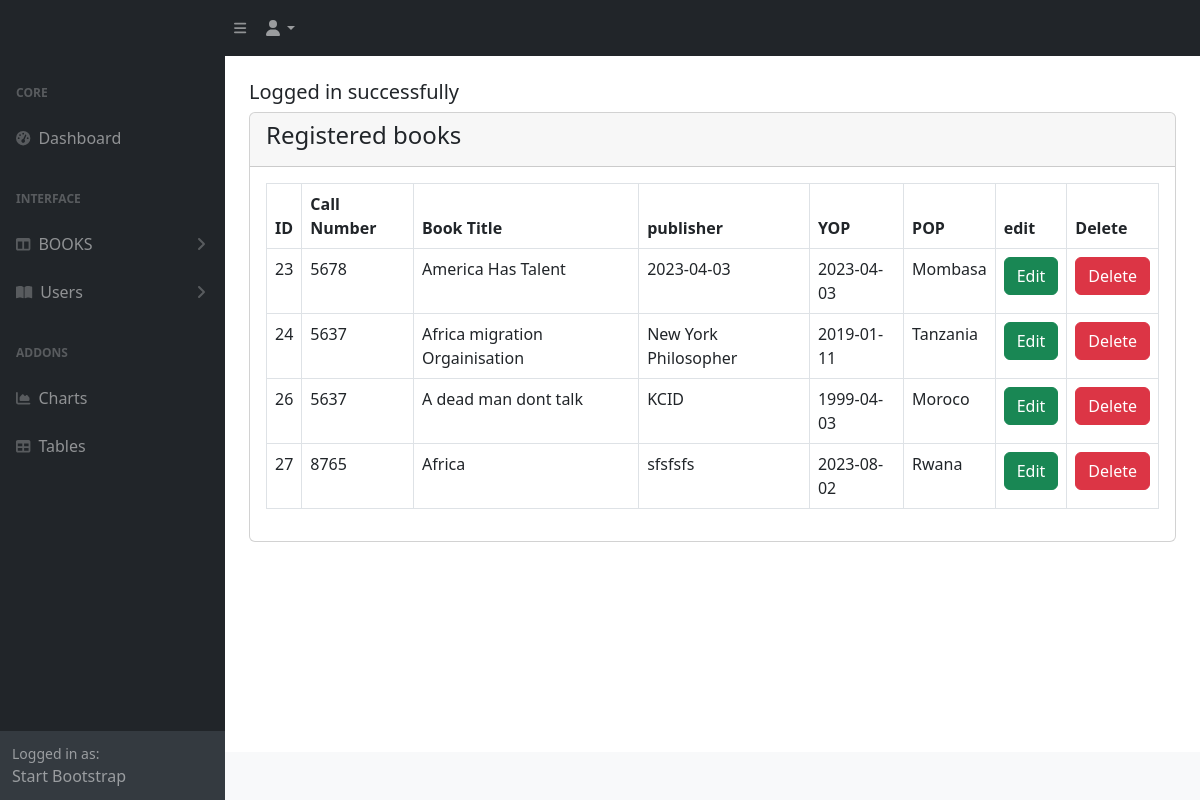
The app's page /admin/viewbooks.php (signed in) with its own data.
### tables this page shows
CREATE TABLE `bookstore` (
  `id` int(255) NOT NULL,
  `callnumber` int(11) NOT NULL,
  `booktitle` varchar(255) NOT NULL,
  `publisher` varchar(255) NOT NULL,
  `yearofpublication` date NOT NULL,
  `placeofpublication` varchar(255) NOT NULL
);

### config/DatabaseConnection.php (called while the page is built, shortened)
<?php
class Databaseconnection
{
    public function __construct()
    {
        $conn = new  mysqli(DB_HOST, DB_USER, DB_PASSWORD, DB_NAME);
        return $this->conn = $conn;
    }
}
?>

### admin/controller/BookController.php (called while the page is built, shortened)
<?php
class BookController
{
    public function __construct()
    {
        $db = new DatabaseConnection;
        $this->conn = $db->conn;
    }
    public function index()
    {
        $bookQuery = "SELECT * FROM bookstore";
        $result = $this->conn->query($bookQuery);
        if($result->num_rows){
            return $result;
        }else{
            return false;
        }
    }
}
?>

### admin/viewbooks.php (the view, shortened to what this page needs)
<?php
include_once('controller/BookController.php');
include('includes/header.php');
?>
<div class="container-fluid px-4">
    <div class="row mt-4">
        <div class="col-md-12">
            <?php include('../message.php'); ?>
            <div class="card">
                <div class="card-header">
                    <h4>Registered books</h4>
                </div>
                <div class="card-body">
                    <div class="table-responsive">
                        <table class="table table-bordered">
                            <thead>
                                <tr>
                                    <th>ID</th>
                                    <th>Call Number</th>
                                    <th>Book Title</th>
                                    <th>publisher</th>
                                    <th>YOP</th>
                                    <th>POP</th>
                                    <th>edit</th>
                                    <th>Delete</th>
                                </tr>
                            </thead>
                            <tbody>
                                <?php
                                    $book = new BookController;
                                    $result = $book->index();
                                    if($result){
                                        foreach($result as $row){
                                            ?>
                                                <tr>
                                                    <td><?= $row['id'] ?></td>
                                                    <td><?= $row['callnumber'] ?></td>
                                                    <td><?= $row['booktitle'] ?></td>
                                                    <td><?= $row['publisher'] ?></td>
                                                    <td><?= $row['yearofpublication'] ?></td>
                                                    <td><?= $row['placeofpublication'] ?></td>
                                                    <td>
                                                        <a href="bookedit.php?id=<?= $row['id']; ?>" class="btn btn-success">Edit</a>
                                                    </td>
                                                    <td>
                                                        <form action="codes/bookcode.php" method="POST">
                                                            <button type="submit" name="delete" class="btn btn-danger" value="<?= $row['id'] ?>">Delete</button>
                                                        </form>
                                                    </td>
                                                </tr>
                                            <?php
                                        }
                                    }
                                    else{
                                        echo "No record Found";
                                    }
                                 ?>
                            </tbody>
                        </table>
                    </div>
                </div>
            </div>
        </div>
    </div>
</div>
<?php
include('includes/footer.php');
include('includes/scrits.php');
?>

### admin/includes/header.php (shortened to what this page needs)
<!DOCTYPE html>
<html lang="en">
    <head>
        <link href="https://cdn.jsdelivr.net/npm/simple-datatables@7.1.2/dist/style.min.css" rel="stylesheet" />
        <link href="css/styles.css" rel="stylesheet" />
    </head>
    <body class="sb-nav-fixed">
    <?php  include('includes/navbar-top.php');   ?>
    <div id="layoutSidenav">
    <?php  include('includes/sidebar.php');   ?>
    <div id="layoutSidenav_content">
                <main>

### admin/includes/navbar-top.php (shortened to what this page needs)
<nav class="sb-topnav navbar navbar-expand navbar-dark bg-dark">
            <a class="navbar-brand ps-3" href="index.html"></a>
            <button class="btn btn-link btn-sm order-1 order-lg-0 me-4 me-lg-0" id="sidebarToggle" href="#!"><i class="fas fa-bars"></i></button>
            <ul class="navbar-nav ms-auto ms-md-0 me-3 me-lg-4">
                <li class="nav-item dropdown">
                    <a class="nav-link dropdown-toggle" id="navbarDropdown" href="#" role="button" data-bs-toggle="dropdown" aria-expanded="false"><i class="fas fa-user fa-fw"></i></a>
                </li>
            </ul>
</nav>

### admin/includes/sidebar.php (shortened to what this page needs)
<div id="layoutSidenav_nav">
                <nav class="sb-sidenav accordion sb-sidenav-dark" id="sidenavAccordion">
                    <div class="sb-sidenav-menu">
                        <div class="nav">
                            <div class="sb-sidenav-menu-heading">Core</div>
                            <a class="nav-link" href="index.html">
                                <div class="sb-nav-link-icon"><i class="fas fa-tachometer-alt"></i></div>
                                Dashboard
                            </a>
                            <div class="sb-sidenav-menu-heading">Interface</div>
                            <a class="nav-link collapsed" href="#" data-bs-toggle="collapse" data-bs-target="#collapseLayouts" aria-expanded="false" aria-controls="collapseLayouts">
                                <div class="sb-nav-link-icon"><i class="fas fa-columns"></i></div>
                                 BOOKS
                                <div class="sb-sidenav-collapse-arrow"><i class="fas fa-angle-down"></i></div>
                            </a>
                            <a class="nav-link collapsed" href="#" data-bs-toggle="collapse" data-bs-target="#collapsePages" aria-expanded="false" aria-controls="collapsePages">
                                <div class="sb-nav-link-icon"><i class="fas fa-book-open"></i></div>
                                Users
                                <div class="sb-sidenav-collapse-arrow"><i class="fas fa-angle-down"></i></div>
                            </a>
                            <div class="sb-sidenav-menu-heading">Addons</div>
                            <a class="nav-link" href="charts.html">
                                <div class="sb-nav-link-icon"><i class="fas fa-chart-area"></i></div>
                                Charts
                            </a>
                            <a class="nav-link" href="tables.html">
                                <div class="sb-nav-link-icon"><i class="fas fa-table"></i></div>
                                Tables
                            </a>
                        </div>
                    </div>
                    <div class="sb-sidenav-footer">
                        <div class="small">Logged in as:</div>
                        Start Bootstrap
                    </div>
                </nav>
            </div>

### message.php (shortened to what this page needs)
<?php
if(isset($_SESSION['message']))
{
    echo "<h5>".$_SESSION['message']."</h5>";
}
?>

### admin/includes/footer.php (shortened to what this page needs)
</main>
                <footer class="py-4 bg-light mt-auto">
                </footer>
            </div>
        </div>

### admin/includes/scrits.php (shortened to what this page needs)
    </body>
</html>

### records on screen
bookstore: id "23", callnumber "5678", booktitle "America Has Talent", publisher "2023-04-03", yearofpublication "2023-04-03", placeofpublication "Mombasa"
bookstore: id "24", callnumber "5637", booktitle "Africa migration Orgainisation", publisher "New York Philosopher", yearofpublication "2019-01-11", placeofpublication "Tanzania"
bookstore: id "26", callnumber "5637", booktitle "A dead man dont talk", publisher "KCID", yearofpublication "1999-04-03", placeofpublication "Moroco"
bookstore: id "27", callnumber "8765", booktitle "Africa", publisher "sfsfsfs", yearofpublication "2023-08-02", placeofpublication "Rwana"

### other values on screen
$_SESSION['message'] "Logged in successfully"
